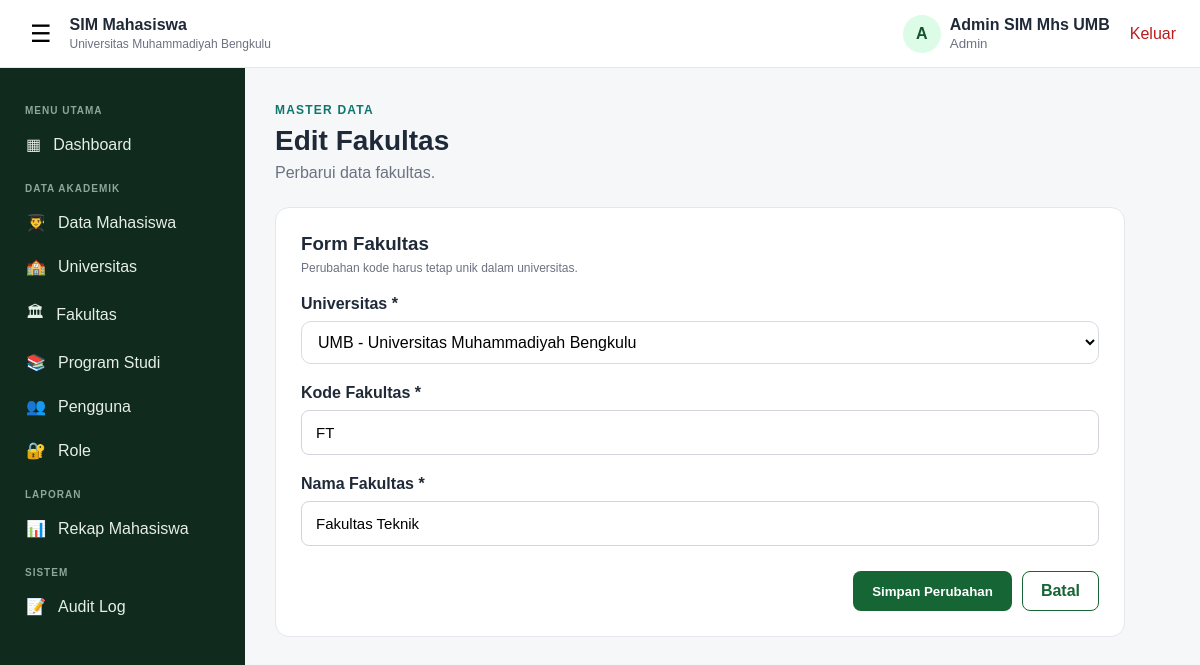
Page /fakultas_form.php?id=1 (signed in) on the committed database.
### tables this page shows
CREATE TABLE `fakultas` (
  `id_fakultas` bigint(20) UNSIGNED NOT NULL,
  `id_universitas` bigint(20) UNSIGNED NOT NULL,
  `kode_fakultas` varchar(20) NOT NULL,
  `nama_fakultas` varchar(200) NOT NULL,
  `created_at` timestamp NOT NULL DEFAULT current_timestamp(),
  `updated_at` timestamp NOT NULL DEFAULT current_timestamp() ON UPDATE current_timestamp()
);

CREATE TABLE `universitas` (
  `id_universitas` bigint(20) UNSIGNED NOT NULL,
  `kode_universitas` varchar(20) NOT NULL,
  `nama_universitas` varchar(200) NOT NULL,
  `slogan` varchar(255) DEFAULT NULL,
  `alamat` text DEFAULT NULL,
  `kota` varchar(100) DEFAULT NULL,
  `provinsi` varchar(100) DEFAULT NULL,
  `kode_pos` varchar(10) DEFAULT NULL,
  `website` varchar(255) DEFAULT NULL,
  `email` varchar(150) DEFAULT NULL,
  `telepon` varchar(50) DEFAULT NULL,
  `created_at` timestamp NOT NULL DEFAULT current_timestamp(),
  `updated_at` timestamp NOT NULL DEFAULT current_timestamp() ON UPDATE current_timestamp()
);

### fakultas_form.php (the view, shortened to what this page needs)
<?php
require_once 'koneksi.php';
$id = filter_input(INPUT_GET, 'id', FILTER_VALIDATE_INT) ?: filter_input(INPUT_POST, 'id', FILTER_VALIDATE_INT) ?: 0;
$edit = $id > 0;
$d = ['id_universitas' => '', 'kode_fakultas' => '', 'nama_fakultas' => ''];
if ($edit && $_SERVER['REQUEST_METHOD'] !== 'POST') {
    $st = mysqli_prepare($koneksi, "SELECT id_universitas, kode_fakultas, nama_fakultas FROM fakultas WHERE id_fakultas = ?");
    mysqli_stmt_bind_param($st, "i", $id);
    mysqli_stmt_execute($st);
    $row = mysqli_fetch_assoc(mysqli_stmt_get_result($st));
    $d = $row;
}
$univ = mysqli_query($koneksi, "SELECT id_universitas, kode_universitas, nama_universitas FROM universitas ORDER BY nama_universitas");
$judul = $edit ? 'Edit Fakultas' : 'Tambah Fakultas';
?>
<!DOCTYPE html>
<html lang="id">
<head>
    <link rel="stylesheet" href="style.css">
</head>
<body class="app-body">
<?php include 'topbar.php'; ?>
<?php include 'sideleftbar.php'; ?>
<main class="main-content">
    <div class="page-heading">
        <span class="eyebrow">MASTER DATA</span>
        <h1><?= $judul ?></h1>
        <p><?= $edit ? 'Perbarui data fakultas.' : 'Tambahkan fakultas ke dalam sistem.' ?></p>
    </div>
    <div class="dashboard-panel form-panel">
        <form method="post">
            <h3>Form Fakultas</h3>
            <small class="form-help">Perubahan kode harus tetap unik dalam universitas.</small>
            <div class="form-group">
                <label for="id_universitas">Universitas *</label>
                <select id="id_universitas" name="id_universitas" required>
                    <?php while ($u = mysqli_fetch_assoc($univ)): ?>
                        <option value="<?= (int)$u['id_universitas'] ?>" <?= (int)$d['id_universitas'] === (int)$u['id_universitas'] ? 'selected' : '' ?>>
                            <?= htmlspecialchars($u['kode_universitas'] . ' - ' . $u['nama_universitas']) ?>
                        </option>
                    <?php endwhile; ?>
                </select>
            </div>
            <div class="form-group">
                <label for="kode_fakultas">Kode Fakultas *</label>
                <input type="text" id="kode_fakultas" name="kode_fakultas" maxlength="20" required value="<?= htmlspecialchars($d['kode_fakultas']) ?>" placeholder="Contoh: FT, FEB, FIKES">
            </div>
            <div class="form-group">
                <label for="nama_fakultas">Nama Fakultas *</label>
                <input type="text" id="nama_fakultas" name="nama_fakultas" maxlength="200" required value="<?= htmlspecialchars($d['nama_fakultas']) ?>">
            </div>
            <div class="form-actions">
                <button type="submit" class="btn btn-primary">Simpan Perubahan</button>
                <a href="fakultas.php" class="btn btn-outline">Batal</a>
            </div>
        </form>
    </div>
</main>
</body>
</html>

### style.css (style rules this page uses)
* { box-sizing: border-box; }
:root { --primary: #166534; --primary-dark: #14532d; --secondary: #0f766e; --text: #1f2937; --muted: #6b7280; --border: #e5e7eb; --bg: #f5f7f9; --white: #ffffff; --danger: #b91c1c; --sidebar: #102a1d; }
body { margin: 0; font-family: Arial, Helvetica, sans-serif; color: var(--text); background: var(--bg); }
a { text-decoration: none; color: inherit; }
.btn { display: inline-flex; align-items: center; justify-content: center; border: 1px solid transparent; border-radius: 8px; padding: 10px 18px; font-weight: 600; cursor: pointer; }
.btn-primary { background: var(--primary); color: #fff; }
.btn-outline { border-color: var(--primary); color: var(--primary); background: #fff; }
.eyebrow { color: var(--secondary); font-size: 12px; font-weight: 800; letter-spacing: 1.2px; }
.form-group { margin: 20px 0; }
.form-group label { display: block; font-weight: 600; margin-bottom: 8px; }
.form-group input { width: 100%; padding: 13px 14px; border: 1px solid #d1d5db; border-radius: 8px; font-size: 15px; }
.app-body { min-height: 100vh; }
.main-content { margin-left: 245px; padding: 100px 30px 40px; min-height: 100vh; }
.page-heading { margin-bottom: 25px; }
.page-heading h1 { margin: 7px 0; font-size: 28px; }
.page-heading p { color: var(--muted); margin: 0; }
.dashboard-panel { background: #fff; border: 1px solid var(--border); border-radius: 14px; margin-top: 25px; }
.form-panel { padding: 25px; max-width: 850px; }
.form-help { display: block; margin-top: 6px; color: var(--muted); font-size: 12px; }
.form-actions { display: flex; justify-content: flex-end; gap: 10px; margin-top: 25px; }
.form-panel h3 { margin: 0 0 4px; }
.form-panel select { width: 100%; padding: 11px 12px; border: 1px solid #d5dbe1; border-radius: 10px; background: #fff; font: inherit; }

### rows in the picture
fakultas: id_universitas "UMB - Universitas Muhammadiyah Bengkulu", kode_fakultas "FT", nama_fakultas "Fakultas Teknik"

### other values in the picture
substr($namaPengguna, 0, 1) "A"
$namaPengguna "Admin SIM Mhs UMB"
$namaRole "Admin"
$judul "Edit Fakultas"
